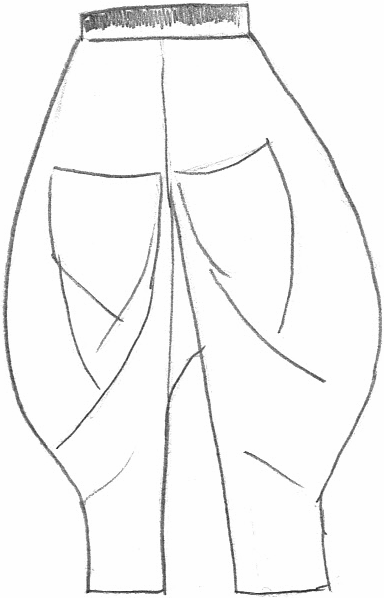
#> input picture papers/Paper-II/reproducibility/frozen/05K1_Sentinel_Materialization_v1_0/canvases/S01/S01__row0781__s1p00.png, 384 x 598 px
$ python BUILD_TEACHING_FIGURE.py
#> lines starting #> are read from the running program, lines starting #| are printed output that depends on the picture
"""Render an illustrative trail from frozen pixels and a frozen conditional field."""
from pathlib import Path
import hashlib
import json
import numpy as np
from PIL import Image
import matplotlib
matplotlib.use('Agg')
import matplotlib.pyplot as plt
from matplotlib.patches import Circle, Arc

OUT = Path(__file__).resolve().parent
PAPER = OUT.parents[1]
PIXELS = PAPER / 'reproducibility/frozen/05K1_Sentinel_Materialization_v1_0/canvases/S01/S01__row0781__s1p00.png'
ARCHIVE = PAPER / 'reproducibility/frozen/05K2_B1_Sentinel_Descriptor_Sweep_v1_0/P2_R0_05K2_B1_raster_fields_70.npz'
sha = lambda p: hashlib.sha256(p.read_bytes()).hexdigest()
assert sha(PIXELS) == '88313423804e74e186411df91dc3c655b54d5206ce54523d75b7474c0c7195a7'
with np.load(ARCHIVE, allow_pickle=False) as z:
#> (reads papers/Paper-II/reproducibility/audits/05K2_B1_sentinel_descriptor_sweep/P2_R0_05K2_B1_raster_fields_70.npz from the repository)
    matches = np.flatnonzero((z['condition_index'] == 0) & (z['row_indices'] == 781) & (z['support_factors'] == 1.0))
    assert len(matches) == 1
    P = z['fields'][matches[0]].copy()
assert P.shape == (72, 72)
I = np.asarray(Image.open(PIXELS).convert('L'), dtype=float)
h, w = I.shape
#> h = 598; w = 384
yy, xx = np.indices(I.shape, dtype=float)
ink = np.maximum(255-I, 0)
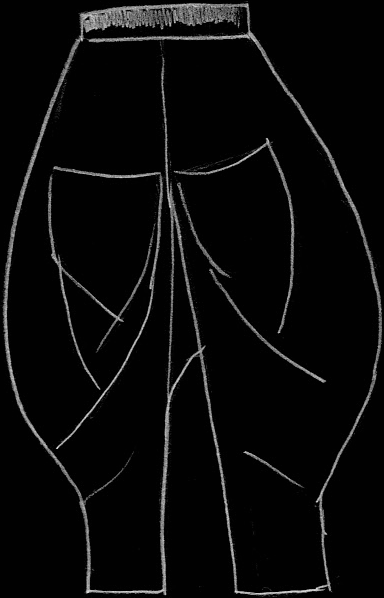
#> ink: shape (598, 384) float64; min 1, max 222, mean 9.9
cx, cy = (xx*ink).sum()/ink.sum(), (yy*ink).sum()/ink.sum()
#> cx = 175.7; cy = 263.7
radius = np.hypot(xx-cx, yy-cy)
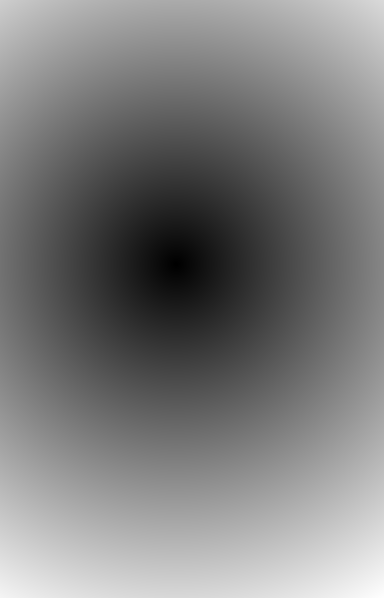
#> radius: shape (598, 384) float64; min 0.427, max 392.5, mean 193; drawn with min black and max white
rmax = radius.max()
#> rmax = 392.5
theta = np.arctan2(yy-cy, xx-cx)
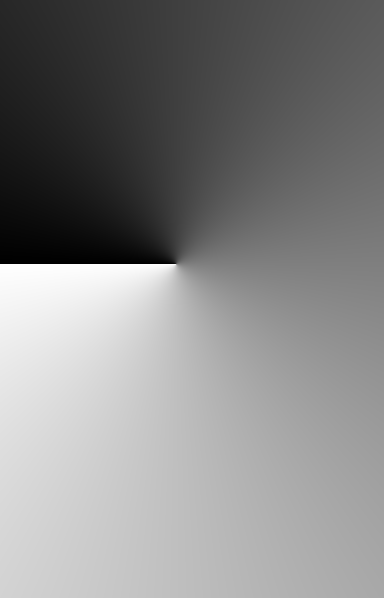
#> theta: shape (598, 384) float64; min -3.14, max 3.14, mean 0.178; drawn with min black and max white
joint = np.histogram2d((radius/rmax).ravel(), theta.ravel(), bins=[np.linspace(0,1,73),np.linspace(-np.pi,np.pi,73)], weights=ink.ravel())[0]
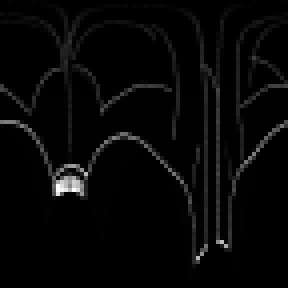
#> joint: shape (72, 72) float64 (shown 4 times larger); min 0, max 15594, mean 437.4; drawn with min black and max white
tot = joint.sum(axis=1, keepdims=True)
#> tot = 72 values, max 118260 at index 47, min 42 at index 71, mean 31489.9
replay = np.divide(joint, tot, out=np.zeros_like(joint), where=tot>0)
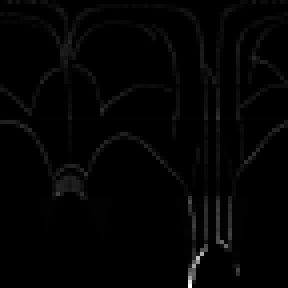
#> replay: shape (72, 72) float64 (shown 4 times larger); min 0, max 1, mean 0.0139
error = float(np.max(np.abs(replay-P)))
#> error = 0
assert error < 1e-12, error
occupied = np.flatnonzero(P.sum(axis=1)>0)
shell = int(occupied[np.argmin(np.abs(occupied-35))])
F = np.fft.rfft(P, axis=1)
degrees = np.linspace(-180,180,72,endpoint=False)+2.5
blue, orange = '#176b9b', '#c96d20'
plt.rcParams.update({'font.size':10,'axes.titlesize':13,'axes.labelsize':10,'font.family':'DejaVu Sans'})
fig, axs = plt.subplots(2,3,figsize=(14,9),layout='constrained')
fig.suptitle('One sketch → distance and angle → angular harmonics',fontsize=20,weight='bold')
a=axs[0,0]; a.imshow(I,cmap='gray',vmin=0,vmax=255); a.set_title('A  Start with the sketch',loc='left'); a.axis('off')
a=axs[0,1]; a.imshow(I,cmap='gray',vmin=0,vmax=255)
for frac in [.25,.5,.75]: a.add_patch(Circle((cx,cy),rmax*frac,fill=False,color=blue,alpha=.35,lw=1))
rr=rmax*(shell+.5)/72
#> rr = 193.5
a.add_patch(Circle((cx,cy),rr,fill=False,color=orange,lw=2))
a.scatter([cx],[cy],s=25,color=blue)
a.annotate('',xy=(min(w-1,cx+140),cy),xytext=(cx,cy),arrowprops={'arrowstyle':'->','color':blue})
a.text(cx+55,cy-12,'angle = 0°',color=blue,fontsize=9)
a.annotate('distance',xy=(cx,cy-rr),xytext=(cx+25,cy-rr*.6),color=orange,arrowprops={'arrowstyle':'->','color':orange})
a.set_xlim(0,w-1);a.set_ylim(h-1,0);a.set_title('B  Measure around the ink centre',loc='left');a.axis('off')
a=axs[0,2]; im=a.imshow(P,origin='lower',aspect='auto',extent=[-180,180,0,1],cmap='Blues',vmin=0)
a.axhline((shell+.5)/72,color=orange,lw=2);a.set(xlabel='Angle (degrees)',ylabel='Normalized distance',title='C  Unroll the angular distributions')
fig.colorbar(im,ax=a,shrink=.7,label='Within-shell proportion of ink')
a=axs[1,0];a.plot(degrees,P[shell],color=orange,lw=2);a.set(xlabel='Angle (degrees)',ylabel='Within-shell proportion of ink',title=f'D  Read one shell (bin {shell+1} of 72)');a.set_xlim(-180,180)
a=axs[1,1];a.bar(np.arange(1,37),np.abs(F[shell,1:]),color=orange,width=.8);a.set(xlabel='Harmonic order: oscillations per turn',ylabel='Fourier amplitude',title='E  Separate angular scales');a.set_xlim(.3,36.7)
a=axs[1,2];im=a.imshow(np.abs(F[:,1:]),origin='lower',aspect='auto',extent=[.5,36.5,0,1],cmap='Blues',vmin=0);a.axhline((shell+.5)/72,color=orange,lw=2);a.set(xlabel='Harmonic order',ylabel='Normalized distance',title='F  Keep each scale across distance');fig.colorbar(im,ax=a,shrink=.7,label='Fourier amplitude')
fig.savefig(OUT/'FIGURE_1_TEACHING_TRAIL.png',dpi=180)
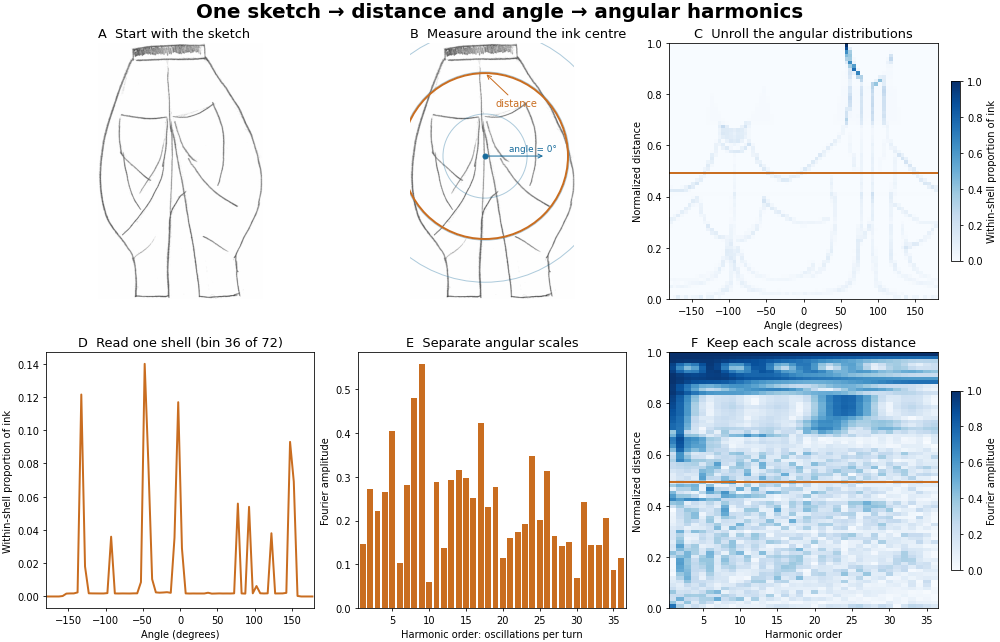
#> figure drawn by matplotlib, 8 panels; panel 4: curve peaks at x = -47.5, y = 0.14; panel 5: tallest bar 0.557 high, from x = 8.6 to 9.4
fig.savefig(OUT/'FIGURE_1_TEACHING_TRAIL.svg')
#> figure, not shown here; panel 4: curve peaks at x = -47.5, y = 0.14; panel 5: tallest bar 0.557 high, from x = 8.6 to 9.4
plt.close(fig)
#> figure, not shown here; panel 4: curve peaks at x = -47.5, y = 0.14; panel 5: tallest bar 0.557 high, from x = 8.6 to 9.4
#> (the run stopped early here; a loop or call above may not have finished)
